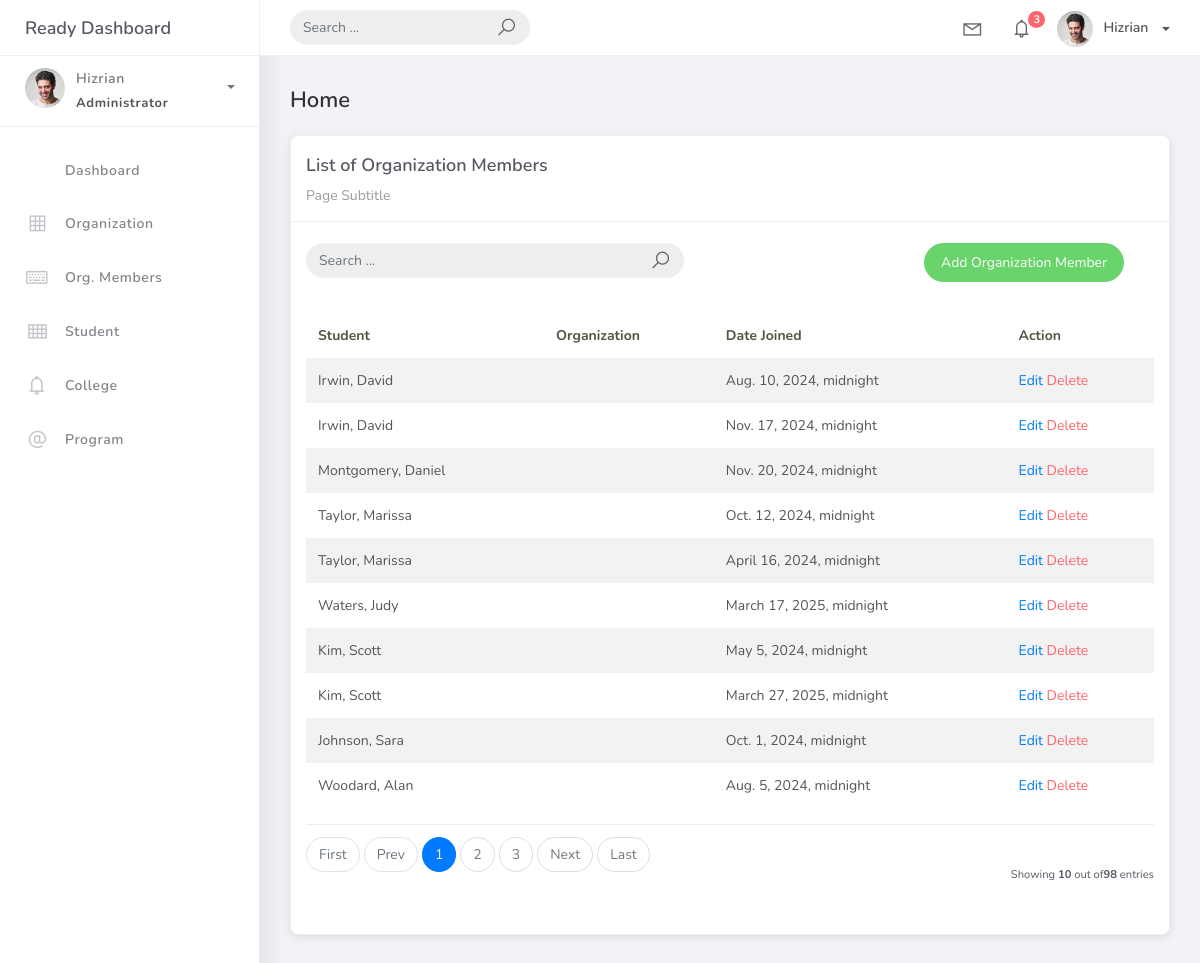
/orgmembers/, run on the app's committed database.
### projectsite/models.py (models this page shows, shortened)
class BaseModel(models.Model):
    created_at = models.DateTimeField(auto_now_add=True, db_index=True)
    updated_at = models.DateTimeField(auto_now=True)
    class Meta:
        abstract = True

class Orgmembers(BaseModel):
    student = models.ForeignKey(Student, on_delete=models.CASCADE)
    organization = models.ForeignKey(Organization, on_delete=models.CASCADE)
    date_joined = models.DateTimeField(default=timezone.now)

class Student(BaseModel):
    student_id = models.CharField(max_length=50, unique=True)
    firstname = models.CharField(max_length=50)
    lastname = models.CharField(max_length=50)
    middlename = models.CharField(max_length=50, blank=True)
    program = models.ForeignKey(Program, on_delete=models.CASCADE)
    created_at = models.DateTimeField(default=timezone.now)
    def __str__(self):
        return f"{self.lastname}, {self.firstname}"

### projectsite/views.py (the view)
# urls.py: path('orgmembers/', views.OrgmemberListView.as_view(), name='orgmember-list'),
class OrgmemberListView(ListView):
    model = Orgmembers
    template_name = 'orgmem_list.html'
    context_object_name = 'orgmembers'
    paginate_by = 10
    def get_queryset(self):
        return Orgmembers.objects.select_related(
            'student',
            'organization',
            'organization__college'
        ).all()

### templates/orgmem_list.html (shortened to what this page needs)
{% extends 'base.html' %} {% load static %} {% block content %}
<div class="content">
    <div class="container-fluid">
        <h4 class="page-title">Home</h4>
        <div class="row">
            <div class="col-md-12">
                <div class="card">
                    <div class="card-header">
                        <div class="card-title">List of Organization Members</div>
                        <div class="card-category">Page Subtitle</div>
                    </div>
                    <br />
                    <div class="col-md-12 row">
                        <div class="col-md-6">
                            <form class="navbar-left navbar-form nav-search mr-md-3" action="{% url 'orgmember-list' %}">
                                <div class="input-group">
                                    <input type="text" placeholder="Search ... " class="form-control" name="q" />
                                    <div class="input-group-append">
                                        <span class="input-group-text">
                                            <i class="la la-search search-icon"></i>
                                        </span>
                                    </div>
                                </div>
                            </form>
                        </div>
                        <div class="col-md-6">
                            <div class="pull-right">
                                <a href="{% url 'orgmember-add' %}" class="btn btn-success btn-rounded">Add Organization
                                    Member</a>
                            </div>
                        </div>
                    </div>
                    <div class="card-body">
                        <table class="table table-striped mt-3">
                            <thead>
                                <tr>
                                    <th scope="col">Student</th>
                                    <th scope="col">Organization</th>
                                    <th scope="col">Date Joined</th>
                                    <th scope="col">Action</th>
                                </tr>
                            </thead>
                            <tbody>
                                {% for object in object_list %}
                                <tr>
                                    <td>{{ object.student }}</td>
                                    <td>{{ object.Organization }}</td>
                                    <td>{{ object.date_joined }}</td>
                                    <td>
                                        <a href="orgmember_list/{{ object.id }}">Edit</a>
                                        <a href="orgmember_list/{{ object.id }}/delete" class="text-danger">Delete</a>
                                    </td>
                                </tr>
                                {% endfor %}
                            </tbody>
                        </table>
                        {% include 'includes/pagination.html' %}
                    </div>
                </div>
            </div>
        </div>
    </div>
</div>
{% endblock %}

### templates/base.html (style rules this page uses)
.card-title { font-size: 1.25rem; font-weight: 600; color: #1a237e; margin-bottom: 1.2rem; }
.card { margin-bottom: 25px; box-shadow: 0 2px 10px rgba(0,0,0,0.1); border-radius: 8px; transition: transform 0.2s; }
.card-body { padding: 1.5rem; }
.card-header { background-color: #fff; border-bottom: 2px solid #f5f5f5; padding: 1.2rem 1.5rem; }

### data on the page
Orgmembers: student "Irwin, David", date_joined "Aug. 10, 2024, midnight"
Orgmembers: student "Irwin, David", date_joined "Nov. 17, 2024, midnight"
Orgmembers: student "Montgomery, Daniel", date_joined "Nov. 20, 2024, midnight"
Orgmembers: student "Taylor, Marissa", date_joined "Oct. 12, 2024, midnight"
Orgmembers: student "Taylor, Marissa", date_joined "April 16, 2024, midnight"
Orgmembers: student "Waters, Judy", date_joined "March 17, 2025, midnight"
Orgmembers: student "Kim, Scott", date_joined "May 5, 2024, midnight"
Orgmembers: student "Kim, Scott", date_joined "March 27, 2025, midnight"
Orgmembers: student "Johnson, Sara", date_joined "Oct. 1, 2024, midnight"
Orgmembers: student "Woodard, Alan", date_joined "Aug. 5, 2024, midnight"

### other printed values
{{ page_num }} "1"
{{ page_num }} "2" "3"
{{ object_list.count }} "10"
{{ paginator.count }} "98"
